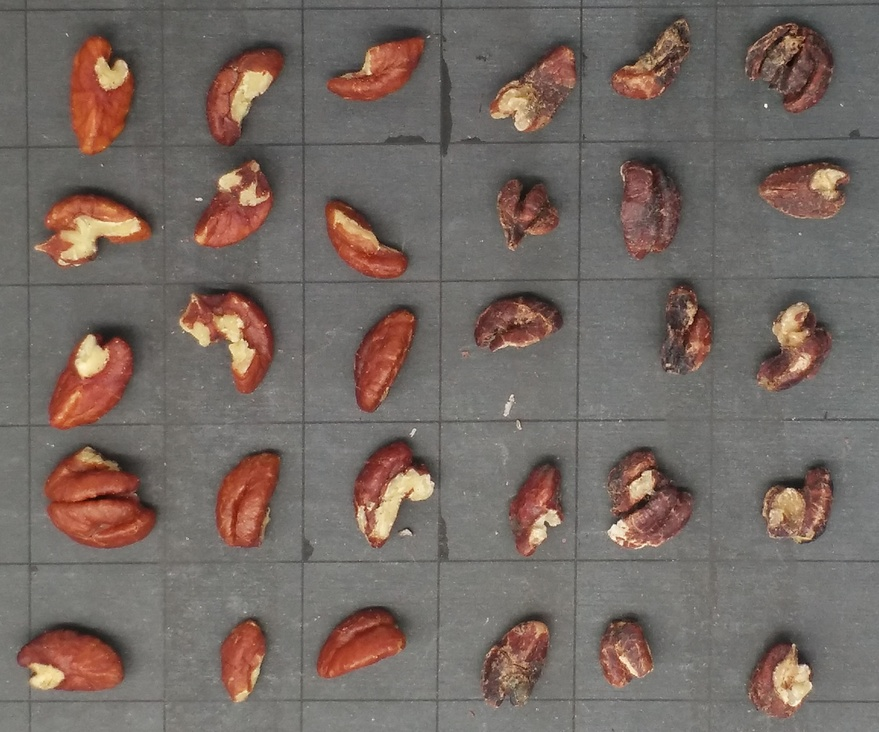
%> input picture 图像处理库/black_half.jpg, 879 x 732 px, shrunk from 2262 x 1883 before the run
$ octave fourier.m   (GNU Octave 9; MATLAB toolbox functions it lacks are replaced by stand-ins)
%> lines starting %> are read from the running program, lines starting %| are printed output that depends on the picture
img1 = imread('E:\省新苗\项目代码\图像处理\first_ML\图像处理库\black_half.jpg');
%> img1 is the input picture: size 732x879x3 uint8; mean R, G, B 117.1, 105, 98.9
img2 = imread('E:\省新苗\项目代码\图像处理\first_ML\图像处理库\white_half.jpg');
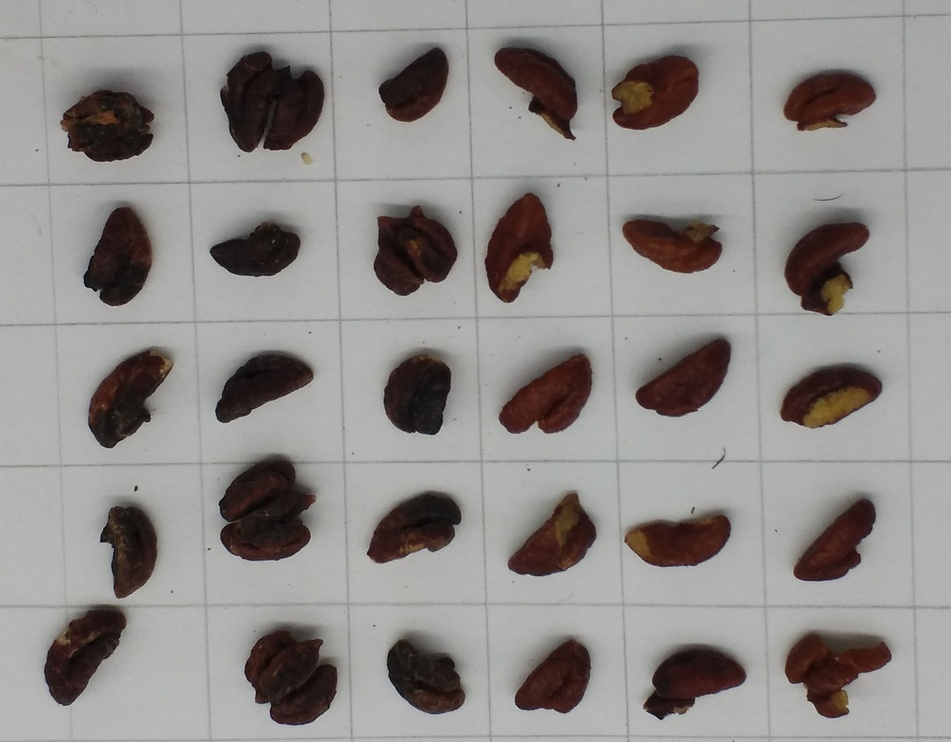
%> input picture 图像处理库/white_half.jpg, 951 x 742 px, shrunk from 2448 x 1908 before the run
%> img2 is the input picture: size 742x951x3 uint8; mean R, G, B 144, 140.8, 138.2
                                  %将两图像数据读取到数组变量中，显然数组为M*N*3
 o1=fftshift(fft2(rgb2gray(img1)));
 o2=fftshift(fft2(rgb2gray(img2)));

 figure,subplot(221),imshow(img1);
 subplot(221),imshow(o1);
%> after `imshow(o1)`:
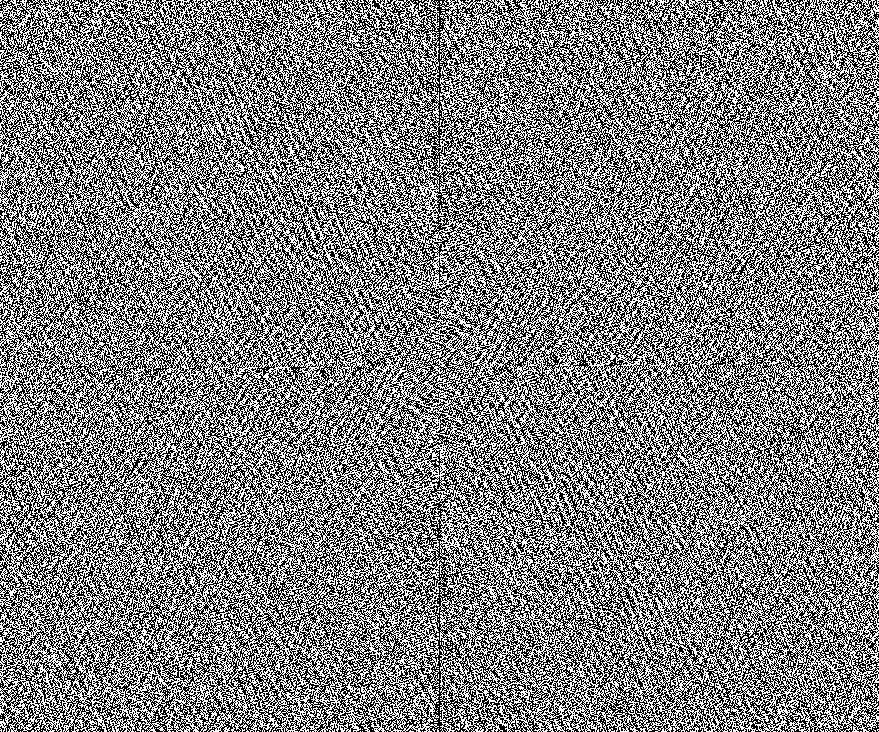
%> displayed picture: size 732x879, on the screen's scale of 0 to 255; min 0, max 255, mean 127.2
